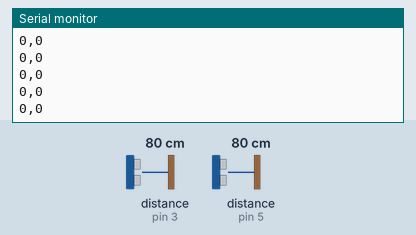
Bench run of a sketch on a simulated Arduino Uno, built with avr-gcc and run on an emulated ATmega328P. Shown: the last lines printed to the serial monitor. Wiring (inferred from the names in the program): 2 × ultrasonic range finder: trigger pin 2, echo pin 3 / trigger pin 4, echo pin 5. The test bench sets the inputs (shaded band); at power-on: distance to the obstacle (sensors on pin 3, pin 5) 80 cm. The echo pulse lasts 58.3 µs per cm.

Above: at 1.2 s.
1.3 s: distance to the obstacle (sensor on pin 3) set to 4 cm
At 2.0 s:
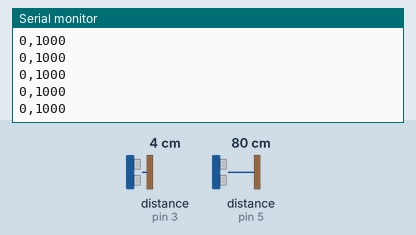
2.8 s: distance to the obstacle (sensor on pin 5) set to 2 cm
4.3 s: distance to the obstacle (sensor on pin 3) set to 9 cm
At 5.3 s:
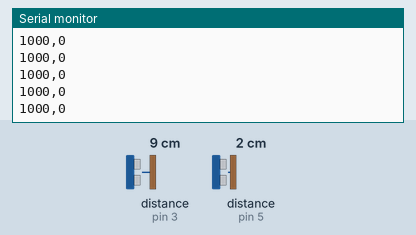
5.8 s: distance to the obstacle (sensor on pin 5) set to 9 cm
At 6.4 s:
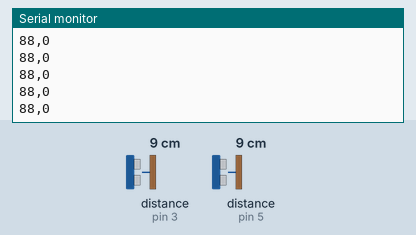
Timing chart, 0 to 8.3 s (numbered marks = the images above; inputs shaded):
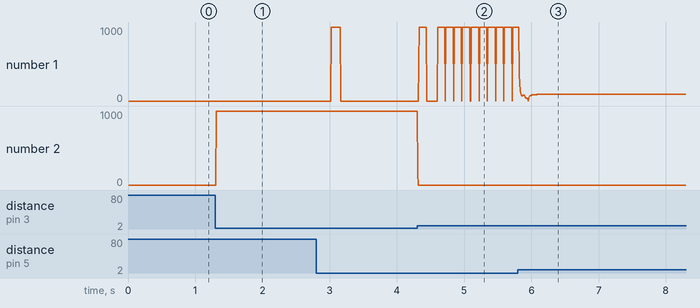

The sketch:

pedals.ino
```cpp
#define MEASURE 0   // 1 = show distances so you can find the numbers, 0 = normal pedal output

// [gas, brake]: distance in cm with the pedal up / at its stop
const float REST[2]  = {9.2, 8.5};
const float PRESS[2] = {4.0, 3.8};   // gas re-measured on the game PC: rest 9.4, full press 3.9

const int TRIG[2] = {4, 2};   // [gas sensor, brake sensor]
const int ECHO[2] = {5, 3};
const unsigned long GAP_MS = 3;   // wait after each ping; raise to 4 or 5 if readings spike

const unsigned long LOST_MS = 120;  // no good echo for this long -> that pedal reads 0 (never freeze)
const float MIN_CM = 2.0;           // HC-SR04 cannot measure closer than ~2 cm

float hist[2][3];
int hn[2] = {0, 0};
float filt[2] = {-1, -1};
float mn[2] = {999, 999};
float mx[2] = {-1, -1};
unsigned long lastGood[2] = {0, 0};
unsigned long lastWarn = 0;
unsigned long lastPrint = 0;

float ping(int i) {
  if (digitalRead(ECHO[i]) == HIGH) return -1.0;  // still busy with the last ping: don't re-trigger
  digitalWrite(TRIG[i], LOW);  delayMicroseconds(2);
  digitalWrite(TRIG[i], HIGH); delayMicroseconds(10);
  digitalWrite(TRIG[i], LOW);
  unsigned long us = pulseIn(ECHO[i], HIGH, 4000);
  return (us == 0) ? -1.0 : us / 58.0;
}

float med3(float a, float b, float c) {
  if (a > b) { float t = a; a = b; b = t; }
  if (b > c) { float t = b; b = c; c = t; }
  if (a > b) { float t = a; a = b; b = t; }
  return b;
}

void update(int i, float cm) {
  if (cm < MIN_CM) return;                  // timeout / impossible reading: ignore (pedal() handles loss)
  lastGood[i] = millis();
  hist[i][0] = hist[i][1]; hist[i][1] = hist[i][2]; hist[i][2] = cm;
  if (hn[i] < 3) hn[i]++;
  float m = (hn[i] < 3) ? cm : med3(hist[i][0], hist[i][1], hist[i][2]);
  if (filt[i] < 0) {
    filt[i] = m;
  } else {
    // fast when the pedal moves, smooth when it is still
    float a = (fabs(m - filt[i]) > 1.0) ? 0.8 : 0.3;
    filt[i] += a * (m - filt[i]);
  }
  if (filt[i] < mn[i]) mn[i] = filt[i];
  if (filt[i] > mx[i]) mx[i] = filt[i];
}

int pedal(int i) {
  float span = REST[i] - PRESS[i];
  if (span < 0.5 || filt[i] < 0) return 0;
  if (millis() - lastGood[i] > LOST_MS) return 0;   // sensor silent: release, never hold the last value
  float v = (REST[i] - filt[i]) / span;
  v = constrain(v, 0.0, 1.0);
  if (v < 0.03) v = 0;                      // dead zone at the top
  if (v > 0.97) v = 1;                      // full at the bottom stop
  return (int)(v * 1000);
}

void setup() {
  Serial.begin(115200);
  for (int i = 0; i < 2; i++) {
    pinMode(TRIG[i], OUTPUT);
    pinMode(ECHO[i], INPUT);
    digitalWrite(TRIG[i], LOW);
  }
}

void loop() {
  update(0, ping(0)); delay(GAP_MS);
  update(1, ping(1)); delay(GAP_MS);

#if MEASURE
  if (millis() - lastPrint >= 250) {
    lastPrint = millis();
    Serial.print("now "); Serial.print(filt[0], 1); Serial.print(" / "); Serial.print(filt[1], 1);
    Serial.print("   min "); Serial.print(mn[0], 1); Serial.print(" / "); Serial.print(mn[1], 1);
    Serial.print("   max "); Serial.print(mx[0], 1); Serial.print(" / "); Serial.println(mx[1], 1);
  }
#else
  Serial.print(pedal(0)); Serial.print(","); Serial.println(pedal(1));
#endif
  // once a second, say which sensor is silent ("#" lines are ignored by the receivers)
  if (millis() - lastWarn >= 1000) {
    for (int i = 0; i < 2; i++) {
      if (millis() - lastGood[i] > LOST_MS) {
        lastWarn = millis();
        Serial.println(i == 0 ? "#lost gas" : "#lost brake");
      }
    }
  }
}
```

Measured:
- after the input at 1.3 s, the serial monitor: prints a new line at once (image 1)
- after the input at 4.3 s, the serial monitor: prints a new line at once (image 2)
- after the input at 5.8 s, the serial monitor: prints a new line at once (image 3)
- plotted number 1: 1000 → 88 after the input at 5.8 s
- plotted number 2: 0 → 1000 after the input at 1.3 s
